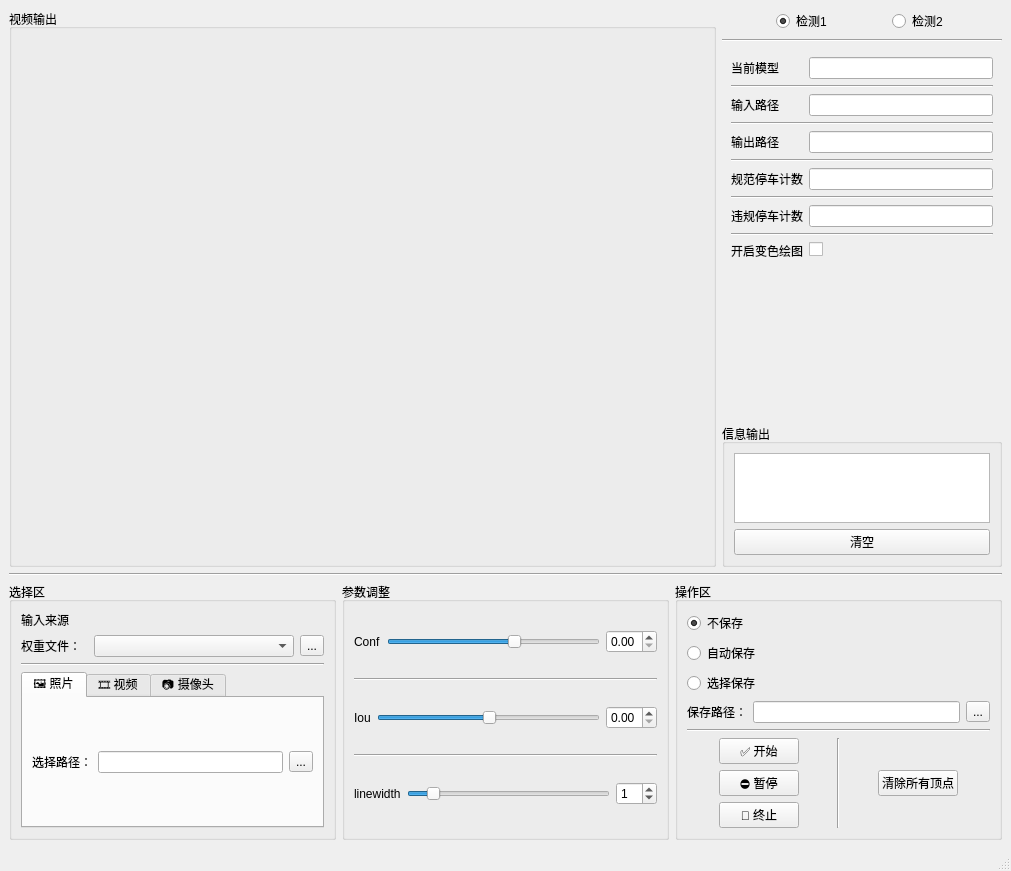
<?xml version="1.0" encoding="UTF-8"?>
<ui version="4.0">
 <class>MainWindow</class>
 <widget class="QMainWindow" name="MainWindow">
  <property name="geometry">
   <rect>
    <x>0</x>
    <y>0</y>
    <width>1011</width>
    <height>871</height>
   </rect>
  </property>
  <property name="windowTitle">
   <string>MainWindow</string>
  </property>
  <widget class="QWidget" name="centralwidget">
   <layout class="QGridLayout" name="gridLayout">
    <item row="0" column="0">
     <layout class="QVBoxLayout" name="verticalLayout_13" stretch="3,0,1">
      <item>
       <layout class="QHBoxLayout" name="horizontalLayout_4" stretch="5,0">
        <item>
         <widget class="QGroupBox" name="groupBox">
          <property name="sizePolicy">
           <sizepolicy hsizetype="Preferred" vsizetype="Preferred">
            <horstretch>0</horstretch>
            <verstretch>5</verstretch>
           </sizepolicy>
          </property>
          <property name="title">
           <string>视频输出</string>
          </property>
          <layout class="QHBoxLayout" name="horizontalLayout_15">
           <item>
            <layout class="QHBoxLayout" name="horizontalLayout" stretch="1,1">
             <item>
              <widget class="QLabel" name="label_primary">
               <property name="sizePolicy">
                <sizepolicy hsizetype="Expanding" vsizetype="Expanding">
                 <horstretch>0</horstretch>
                 <verstretch>0</verstretch>
                </sizepolicy>
               </property>
               <property name="text">
                <string/>
               </property>
              </widget>
             </item>
             <item>
              <widget class="QLabel" name="label_result">
               <property name="sizePolicy">
                <sizepolicy hsizetype="Expanding" vsizetype="Expanding">
                 <horstretch>0</horstretch>
                 <verstretch>0</verstretch>
                </sizepolicy>
               </property>
               <property name="text">
                <string/>
               </property>
              </widget>
             </item>
            </layout>
           </item>
          </layout>
         </widget>
        </item>
        <item>
         <layout class="QVBoxLayout" name="verticalLayout_10" stretch="3,1">
          <item>
           <layout class="QVBoxLayout" name="verticalLayout_2" stretch="1,0,5">
            <item>
             <layout class="QHBoxLayout" name="horizontalLayout_2">
              <item>
               <widget class="QRadioButton" name="rbtn_detect_sleeping">
                <property name="sizePolicy">
                 <sizepolicy hsizetype="Fixed" vsizetype="Fixed">
                  <horstretch>0</horstretch>
                  <verstretch>0</verstretch>
                 </sizepolicy>
                </property>
                <property name="styleSheet">
                 <string notr="true">font: 20pt &quot;等线&quot;;</string>
                </property>
                <property name="text">
                 <string>检测1</string>
                </property>
                <property name="checked">
                 <bool>true</bool>
                </property>
                <attribute name="buttonGroup">
                 <string notr="true">buttonGroup</string>
                </attribute>
               </widget>
              </item>
              <item>
               <widget class="QRadioButton" name="rbtn_detect_polygon">
                <property name="sizePolicy">
                 <sizepolicy hsizetype="Fixed" vsizetype="Fixed">
                  <horstretch>0</horstretch>
                  <verstretch>0</verstretch>
                 </sizepolicy>
                </property>
                <property name="styleSheet">
                 <string notr="true">font: 20pt &quot;等线&quot;;</string>
                </property>
                <property name="text">
                 <string>检测2</string>
                </property>
                <attribute name="buttonGroup">
                 <string notr="true">buttonGroup</string>
                </attribute>
               </widget>
              </item>
             </layout>
            </item>
            <item>
             <widget class="Line" name="line_5">
              <property name="orientation">
               <enum>Qt::Horizontal</enum>
              </property>
             </widget>
            </item>
            <item>
             <widget class="QStackedWidget" name="stackedWidget">
              <property name="currentIndex">
               <number>1</number>
              </property>
              <widget class="QWidget" name="page_detect_sleeping">
               <property name="styleSheet">
                <string notr="true">font: 11pt &quot;等线&quot;;</string>
               </property>
               <layout class="QGridLayout" name="gridLayout_3">
                <item row="0" column="1">
                 <layout class="QFormLayout" name="formLayout_detect_sleeping">
                  <item row="0" column="0">
                   <widget class="QLabel" name="Label">
                    <property name="styleSheet">
                     <string notr="true">font: 16pt &quot;等线&quot;</string>
                    </property>
                    <property name="text">
                     <string>当前模型</string>
                    </property>
                   </widget>
                  </item>
                  <item row="0" column="1">
                   <widget class="QLineEdit" name="lineEdit_cur_model1">
                    <property name="styleSheet">
                     <string notr="true">font: 16pt &quot;等线&quot;</string>
                    </property>
                   </widget>
                  </item>
                  <item row="1" column="0" colspan="2">
                   <widget class="Line" name="line_2">
                    <property name="orientation">
                     <enum>Qt::Horizontal</enum>
                    </property>
                   </widget>
                  </item>
                  <item row="2" column="0">
                   <widget class="QLabel" name="Label_3">
                    <property name="styleSheet">
                     <string notr="true">font: 16pt &quot;等线&quot;</string>
                    </property>
                    <property name="text">
                     <string>输入路径</string>
                    </property>
                   </widget>
                  </item>
                  <item row="2" column="1">
                   <widget class="QLineEdit" name="lineEdit_inputfolder1">
                    <property name="styleSheet">
                     <string notr="true">font: 16pt &quot;等线&quot;</string>
                    </property>
                   </widget>
                  </item>
                  <item row="3" column="0" colspan="2">
                   <widget class="Line" name="line_3">
                    <property name="orientation">
                     <enum>Qt::Horizontal</enum>
                    </property>
                   </widget>
                  </item>
                  <item row="4" column="0">
                   <widget class="QLabel" name="Label_4">
                    <property name="styleSheet">
                     <string notr="true">font: 16pt &quot;等线&quot;</string>
                    </property>
                    <property name="text">
                     <string>输出路径</string>
                    </property>
                   </widget>
                  </item>
                  <item row="4" column="1">
                   <widget class="QLineEdit" name="lineEdit_outputfolder1">
                    <property name="styleSheet">
                     <string notr="true">font: 16pt &quot;等线&quot;</string>
                    </property>
                   </widget>
                  </item>
                  <item row="5" column="0" colspan="2">
                   <widget class="Line" name="line_4">
                    <property name="orientation">
                     <enum>Qt::Horizontal</enum>
                    </property>
                   </widget>
                  </item>
                  <item row="6" column="0">
                   <widget class="QLabel" name="label_9">
                    <property name="styleSheet">
                     <string notr="true">font: 16pt &quot;等线&quot;</string>
                    </property>
                    <property name="text">
                     <string>ID与计时</string>
                    </property>
                   </widget>
                  </item>
                 </layout>
                </item>
               </layout>
              </widget>
              <widget class="QWidget" name="page_detect_polygon">
               <layout class="QGridLayout" name="gridLayout_2">
                <item row="0" column="0">
                 <layout class="QFormLayout" name="formLayout_detect_polygon">
                  <item row="0" column="0">
                   <widget class="QLabel" name="Label_2">
                    <property name="styleSheet">
                     <string notr="true">font: 16pt &quot;等线&quot;</string>
                    </property>
                    <property name="text">
                     <string>当前模型</string>
                    </property>
                   </widget>
                  </item>
                  <item row="0" column="1">
                   <widget class="QLineEdit" name="lineEdit_cur_model2">
                    <property name="styleSheet">
                     <string notr="true">font: 16pt &quot;等线&quot;</string>
                    </property>
                   </widget>
                  </item>
                  <item row="2" column="0">
                   <widget class="QLabel" name="Label_5">
                    <property name="styleSheet">
                     <string notr="true">font: 16pt &quot;等线&quot;</string>
                    </property>
                    <property name="text">
                     <string>输入路径</string>
                    </property>
                   </widget>
                  </item>
                  <item row="2" column="1">
                   <widget class="QLineEdit" name="lineEdit_inputfolder2">
                    <property name="styleSheet">
                     <string notr="true">font: 16pt &quot;等线&quot;</string>
                    </property>
                   </widget>
                  </item>
                  <item row="4" column="0">
                   <widget class="QLabel" name="Label_6">
                    <property name="styleSheet">
                     <string notr="true">font: 16pt &quot;等线&quot;</string>
                    </property>
                    <property name="text">
                     <string>输出路径</string>
                    </property>
                   </widget>
                  </item>
                  <item row="4" column="1">
                   <widget class="QLineEdit" name="lineEdit_outputfolder2">
                    <property name="styleSheet">
                     <string notr="true">font: 16pt &quot;等线&quot;</string>
                    </property>
                   </widget>
                  </item>
                  <item row="6" column="0">
                   <widget class="QLabel" name="Label_7">
                    <property name="styleSheet">
                     <string notr="true">font: 16pt &quot;等线&quot;</string>
                    </property>
                    <property name="text">
                     <string>规范停车计数</string>
                    </property>
                   </widget>
                  </item>
                  <item row="6" column="1">
                   <widget class="QLineEdit" name="lineEdit_standard_parking_count">
                    <property name="styleSheet">
                     <string notr="true">font: 16pt &quot;等线&quot;</string>
                    </property>
                   </widget>
                  </item>
                  <item row="8" column="0">
                   <widget class="QLabel" name="Label_8">
                    <property name="styleSheet">
                     <string notr="true">font: 16pt &quot;等线&quot;</string>
                    </property>
                    <property name="text">
                     <string>违规停车计数</string>
                    </property>
                   </widget>
                  </item>
                  <item row="8" column="1">
                   <widget class="QLineEdit" name="lineEdit_illegal_parking_count">
                    <property name="styleSheet">
                     <string notr="true">font: 16pt &quot;等线&quot;</string>
                    </property>
                   </widget>
                  </item>
                  <item row="10" column="0">
                   <widget class="QLabel" name="Label_9">
                    <property name="styleSheet">
                     <string notr="true">font: 16pt &quot;等线&quot;</string>
                    </property>
                    <property name="text">
                     <string>开启变色绘图</string>
                    </property>
                   </widget>
                  </item>
                  <item row="10" column="1">
                   <widget class="QCheckBox" name="chkbox_open_userdefined_paint">
                    <property name="minimumSize">
                     <size>
                      <width>10</width>
                      <height>10</height>
                     </size>
                    </property>
                    <property name="iconSize">
                     <size>
                      <width>20</width>
                      <height>20</height>
                     </size>
                    </property>
                   </widget>
                  </item>
                  <item row="1" column="0" colspan="2">
                   <widget class="Line" name="line_6">
                    <property name="orientation">
                     <enum>Qt::Horizontal</enum>
                    </property>
                   </widget>
                  </item>
                  <item row="3" column="0" colspan="2">
                   <widget class="Line" name="line_7">
                    <property name="orientation">
                     <enum>Qt::Horizontal</enum>
                    </property>
                   </widget>
                  </item>
                  <item row="5" column="0" colspan="2">
                   <widget class="Line" name="line_8">
                    <property name="orientation">
                     <enum>Qt::Horizontal</enum>
                    </property>
                   </widget>
                  </item>
                  <item row="7" column="0" colspan="2">
                   <widget class="Line" name="line_9">
                    <property name="orientation">
                     <enum>Qt::Horizontal</enum>
                    </property>
                   </widget>
                  </item>
                  <item row="9" column="0" colspan="2">
                   <widget class="Line" name="line_10">
                    <property name="orientation">
                     <enum>Qt::Horizontal</enum>
                    </property>
                   </widget>
                  </item>
                 </layout>
                </item>
               </layout>
              </widget>
             </widget>
            </item>
           </layout>
          </item>
          <item>
           <widget class="QGroupBox" name="groupBox_2">
            <property name="sizePolicy">
             <sizepolicy hsizetype="Preferred" vsizetype="Preferred">
              <horstretch>0</horstretch>
              <verstretch>2</verstretch>
             </sizepolicy>
            </property>
            <property name="styleSheet">
             <string notr="true">font: 16pt &quot;等线&quot;</string>
            </property>
            <property name="title">
             <string>信息输出</string>
            </property>
            <layout class="QVBoxLayout" name="verticalLayout">
             <item>
              <widget class="QTextBrowser" name="textLog"/>
             </item>
             <item>
              <widget class="QPushButton" name="btn_empty_textLog">
               <property name="styleSheet">
                <string notr="true">font: 16pt &quot;等线&quot;</string>
               </property>
               <property name="text">
                <string>清空</string>
               </property>
              </widget>
             </item>
            </layout>
           </widget>
          </item>
         </layout>
        </item>
       </layout>
      </item>
      <item>
       <widget class="Line" name="line_15">
        <property name="orientation">
         <enum>Qt::Horizontal</enum>
        </property>
       </widget>
      </item>
      <item>
       <layout class="QHBoxLayout" name="horizontalLayout_13">
        <property name="topMargin">
         <number>0</number>
        </property>
        <item>
         <widget class="QGroupBox" name="groupBox_3">
          <property name="sizePolicy">
           <sizepolicy hsizetype="Preferred" vsizetype="Preferred">
            <horstretch>0</horstretch>
            <verstretch>4</verstretch>
           </sizepolicy>
          </property>
          <property name="styleSheet">
           <string notr="true">font: 16pt &quot;等线&quot;</string>
          </property>
          <property name="title">
           <string>选择区</string>
          </property>
          <layout class="QVBoxLayout" name="verticalLayout_8" stretch="0,0">
           <item>
            <widget class="QLabel" name="label_2">
             <property name="text">
              <string>输入来源</string>
             </property>
            </widget>
           </item>
           <item>
            <layout class="QVBoxLayout" name="verticalLayout_4" stretch="1,0,1">
             <item>
              <layout class="QHBoxLayout" name="horizontalLayout_3" stretch="1,3,1">
               <item>
                <widget class="QLabel" name="label">
                 <property name="sizePolicy">
                  <sizepolicy hsizetype="Preferred" vsizetype="Preferred">
                   <horstretch>1</horstretch>
                   <verstretch>0</verstretch>
                  </sizepolicy>
                 </property>
                 <property name="text">
                  <string>权重文件：</string>
                 </property>
                </widget>
               </item>
               <item>
                <widget class="QComboBox" name="cbBox_modelinfor">
                 <property name="sizePolicy">
                  <sizepolicy hsizetype="Preferred" vsizetype="Fixed">
                   <horstretch>3</horstretch>
                   <verstretch>0</verstretch>
                  </sizepolicy>
                 </property>
                </widget>
               </item>
               <item>
                <widget class="QToolButton" name="tbtn_selectmodel">
                 <property name="sizePolicy">
                  <sizepolicy hsizetype="Fixed" vsizetype="Fixed">
                   <horstretch>2</horstretch>
                   <verstretch>0</verstretch>
                  </sizepolicy>
                 </property>
                 <property name="text">
                  <string>...</string>
                 </property>
                </widget>
               </item>
              </layout>
             </item>
             <item>
              <widget class="Line" name="line_14">
               <property name="orientation">
                <enum>Qt::Horizontal</enum>
               </property>
              </widget>
             </item>
             <item>
              <layout class="QHBoxLayout" name="horizontalLayout_18">
               <property name="spacing">
                <number>6</number>
               </property>
               <item>
                <widget class="QTabWidget" name="tabWidget">
                 <property name="currentIndex">
                  <number>0</number>
                 </property>
                 <widget class="QWidget" name="tab_photo">
                  <attribute name="title">
                   <string>🖼️ 照片</string>
                  </attribute>
                  <layout class="QVBoxLayout" name="verticalLayout_11">
                   <item>
                    <layout class="QHBoxLayout" name="horizontalLayout_10">
                     <item>
                      <widget class="QLabel" name="label_3">
                       <property name="text">
                        <string>选择路径：</string>
                       </property>
                      </widget>
                     </item>
                     <item>
                      <widget class="QLineEdit" name="lineEidt_photo"/>
                     </item>
                     <item>
                      <widget class="QToolButton" name="tbtn_selectphoto">
                       <property name="text">
                        <string>...</string>
                       </property>
                      </widget>
                     </item>
                    </layout>
                   </item>
                  </layout>
                 </widget>
                 <widget class="QWidget" name="tab_video">
                  <attribute name="title">
                   <string>🎞️ 视频</string>
                  </attribute>
                  <layout class="QHBoxLayout" name="horizontalLayout_9">
                   <item>
                    <widget class="QLabel" name="label_4">
                     <property name="text">
                      <string>选择路径：</string>
                     </property>
                    </widget>
                   </item>
                   <item>
                    <widget class="QLineEdit" name="lineEdit_video"/>
                   </item>
                   <item>
                    <widget class="QToolButton" name="tbtn_selectvideo">
                     <property name="text">
                      <string>...</string>
                     </property>
                    </widget>
                   </item>
                  </layout>
                 </widget>
                 <widget class="QWidget" name="tab_camera">
                  <attribute name="title">
                   <string>📷 摄像头</string>
                  </attribute>
                  <layout class="QHBoxLayout" name="horizontalLayout_12">
                   <item>
                    <layout class="QVBoxLayout" name="verticalLayout_12" stretch="1,3">
                     <item>
                      <layout class="QHBoxLayout" name="horizontalLayout_16">
                       <item>
                        <widget class="QPushButton" name="btn_initcamera">
                         <property name="sizePolicy">
                          <sizepolicy hsizetype="Fixed" vsizetype="Fixed">
                           <horstretch>0</horstretch>
                           <verstretch>0</verstretch>
                          </sizepolicy>
                         </property>
                         <property name="text">
                          <string>初始化摄像头</string>
                         </property>
                        </widget>
                       </item>
                      </layout>
                     </item>
                     <item>
                      <layout class="QHBoxLayout" name="horizontalLayout_11">
                       <item>
                        <widget class="QComboBox" name="cbBox_selectcamara">
                         <property name="sizePolicy">
                          <sizepolicy hsizetype="Preferred" vsizetype="Fixed">
                           <horstretch>5</horstretch>
                           <verstretch>0</verstretch>
                          </sizepolicy>
                         </property>
                        </widget>
                       </item>
                       <item>
                        <widget class="QPushButton" name="btn_selectcamera">
                         <property name="sizePolicy">
                          <sizepolicy hsizetype="Minimum" vsizetype="Fixed">
                           <horstretch>2</horstretch>
                           <verstretch>0</verstretch>
                          </sizepolicy>
                         </property>
                         <property name="text">
                          <string>选择</string>
                         </property>
                        </widget>
                       </item>
                      </layout>
                     </item>
                    </layout>
                   </item>
                  </layout>
                 </widget>
                </widget>
               </item>
              </layout>
             </item>
            </layout>
           </item>
          </layout>
         </widget>
        </item>
        <item>
         <widget class="QGroupBox" name="groupBox_4">
          <property name="sizePolicy">
           <sizepolicy hsizetype="Preferred" vsizetype="Preferred">
            <horstretch>0</horstretch>
            <verstretch>2</verstretch>
           </sizepolicy>
          </property>
          <property name="styleSheet">
           <string notr="true">font: 16pt &quot;等线&quot;</string>
          </property>
          <property name="title">
           <string>参数调整</string>
          </property>
          <layout class="QVBoxLayout" name="verticalLayout_5">
           <item>
            <layout class="QHBoxLayout" name="horizontalLayout_5">
             <item>
              <widget class="QLabel" name="label_6">
               <property name="text">
                <string>Conf</string>
               </property>
              </widget>
             </item>
             <item>
              <widget class="QSlider" name="HSlider_Conf">
               <property name="value">
                <number>60</number>
               </property>
               <property name="orientation">
                <enum>Qt::Horizontal</enum>
               </property>
              </widget>
             </item>
             <item>
              <widget class="QDoubleSpinBox" name="dspinBox_conf">
               <property name="maximum">
                <double>1.000000000000000</double>
               </property>
               <property name="singleStep">
                <double>0.050000000000000</double>
               </property>
              </widget>
             </item>
            </layout>
           </item>
           <item>
            <widget class="Line" name="line_11">
             <property name="orientation">
              <enum>Qt::Horizontal</enum>
             </property>
            </widget>
           </item>
           <item>
            <layout class="QHBoxLayout" name="horizontalLayout_6">
             <item>
              <widget class="QLabel" name="label_7">
               <property name="text">
                <string>Iou</string>
               </property>
              </widget>
             </item>
             <item>
              <widget class="QSlider" name="HSlider_Iou">
               <property name="value">
                <number>50</number>
               </property>
               <property name="orientation">
                <enum>Qt::Horizontal</enum>
               </property>
              </widget>
             </item>
             <item>
              <widget class="QDoubleSpinBox" name="dspinBox_Iou">
               <property name="maximum">
                <double>1.000000000000000</double>
               </property>
               <property name="singleStep">
                <double>0.050000000000000</double>
               </property>
              </widget>
             </item>
            </layout>
           </item>
           <item>
            <widget class="Line" name="line_12">
             <property name="orientation">
              <enum>Qt::Horizontal</enum>
             </property>
            </widget>
           </item>
           <item>
            <layout class="QHBoxLayout" name="horizontalLayout_17">
             <item>
              <widget class="QLabel" name="label_5">
               <property name="text">
                <string>linewidth</string>
               </property>
              </widget>
             </item>
             <item>
              <widget class="QSlider" name="HSlider_linewidth">
               <property name="minimum">
                <number>0</number>
               </property>
               <property name="maximum">
                <number>99</number>
               </property>
               <property name="value">
                <number>10</number>
               </property>
               <property name="orientation">
                <enum>Qt::Horizontal</enum>
               </property>
               <property name="tickInterval">
                <number>0</number>
               </property>
              </widget>
             </item>
             <item>
              <widget class="QSpinBox" name="spinbox_linewidth">
               <property name="maximum">
                <number>10</number>
               </property>
               <property name="value">
                <number>1</number>
               </property>
              </widget>
             </item>
            </layout>
           </item>
          </layout>
         </widget>
        </item>
        <item>
         <widget class="QGroupBox" name="groupBox_5">
          <property name="sizePolicy">
           <sizepolicy hsizetype="Preferred" vsizetype="Preferred">
            <horstretch>0</horstretch>
            <verstretch>4</verstretch>
           </sizepolicy>
          </property>
          <property name="styleSheet">
           <string notr="true">font: 16pt &quot;等线&quot;</string>
          </property>
          <property name="title">
           <string>操作区</string>
          </property>
          <layout class="QGridLayout" name="gridLayout_4">
           <item row="0" column="0">
            <layout class="QVBoxLayout" name="verticalLayout_3">
             <item>
              <widget class="QRadioButton" name="rbtn_nosave">
               <property name="styleSheet">
                <string notr="true">font: 16pt &quot;等线&quot;</string>
               </property>
               <property name="text">
                <string>不保存</string>
               </property>
               <property name="checked">
                <bool>true</bool>
               </property>
              </widget>
             </item>
             <item>
              <widget class="QRadioButton" name="rbtn_autosave">
               <property name="styleSheet">
                <string notr="true">font: 16pt &quot;等线&quot;</string>
               </property>
               <property name="text">
                <string>自动保存</string>
               </property>
               <property name="checked">
                <bool>false</bool>
               </property>
              </widget>
             </item>
             <item>
              <widget class="QRadioButton" name="rbtn_selectsave">
               <property name="styleSheet">
                <string notr="true">font: 16pt &quot;等线&quot;</string>
               </property>
               <property name="text">
                <string>选择保存</string>
               </property>
              </widget>
             </item>
            </layout>
           </item>
           <item row="1" column="0">
            <layout class="QHBoxLayout" name="horizontalLayout_7">
             <item>
              <widget class="QLabel" name="label_8">
               <property name="styleSheet">
                <string notr="true">font: 16pt &quot;等线&quot;</string>
               </property>
               <property name="text">
                <string>保存路径：</string>
               </property>
              </widget>
             </item>
             <item>
              <widget class="QLineEdit" name="lineEdit_save"/>
             </item>
             <item>
              <widget class="QToolButton" name="tbtn_save">
               <property name="styleSheet">
                <string notr="true">font: 16pt &quot;等线&quot;</string>
               </property>
               <property name="text">
                <string>...</string>
               </property>
              </widget>
             </item>
            </layout>
           </item>
           <item row="3" column="0">
            <layout class="QHBoxLayout" name="horizontalLayout_8">
             <item>
              <layout class="QVBoxLayout" name="verticalLayout_6">
               <item>
                <widget class="QPushButton" name="btn_start">
                 <property name="sizePolicy">
                  <sizepolicy hsizetype="Fixed" vsizetype="Fixed">
                   <horstretch>0</horstretch>
                   <verstretch>0</verstretch>
                  </sizepolicy>
                 </property>
                 <property name="styleSheet">
                  <string notr="true">font: 16pt &quot;等线&quot;</string>
                 </property>
                 <property name="text">
                  <string>✅ 开始</string>
                 </property>
                </widget>
               </item>
               <item>
                <widget class="QPushButton" name="btn_pause">
                 <property name="sizePolicy">
                  <sizepolicy hsizetype="Fixed" vsizetype="Fixed">
                   <horstretch>0</horstretch>
                   <verstretch>0</verstretch>
                  </sizepolicy>
                 </property>
                 <property name="styleSheet">
                  <string notr="true">font: 16pt &quot;等线&quot;</string>
                 </property>
                 <property name="text">
                  <string>⛔ 暂停</string>
                 </property>
                </widget>
               </item>
               <item>
                <widget class="QPushButton" name="btn_termination">
                 <property name="sizePolicy">
                  <sizepolicy hsizetype="Fixed" vsizetype="Fixed">
                   <horstretch>0</horstretch>
                   <verstretch>0</verstretch>
                  </sizepolicy>
                 </property>
                 <property name="styleSheet">
                  <string notr="true">font: 16pt &quot;等线&quot;</string>
                 </property>
                 <property name="text">
                  <string>🔴 终止</string>
                 </property>
                </widget>
               </item>
              </layout>
             </item>
             <item>
              <widget class="Line" name="line">
               <property name="orientation">
                <enum>Qt::Vertical</enum>
               </property>
              </widget>
             </item>
             <item>
              <layout class="QVBoxLayout" name="verticalLayout_14">
               <item>
                <widget class="QPushButton" name="btn_clear_polygon">
                 <property name="sizePolicy">
                  <sizepolicy hsizetype="Fixed" vsizetype="Fixed">
                   <horstretch>0</horstretch>
                   <verstretch>0</verstretch>
                  </sizepolicy>
                 </property>
                 <property name="styleSheet">
                  <string notr="true">font: 16pt &quot;等线&quot;</string>
                 </property>
                 <property name="text">
                  <string>清除所有顶点</string>
                 </property>
                </widget>
               </item>
              </layout>
             </item>
            </layout>
           </item>
           <item row="2" column="0">
            <widget class="Line" name="line_13">
             <property name="orientation">
              <enum>Qt::Horizontal</enum>
             </property>
            </widget>
           </item>
          </layout>
         </widget>
        </item>
       </layout>
      </item>
     </layout>
    </item>
   </layout>
  </widget>
  <widget class="QMenuBar" name="menubar">
   <property name="geometry">
    <rect>
     <x>0</x>
     <y>0</y>
     <width>1011</width>
     <height>22</height>
    </rect>
   </property>
  </widget>
  <widget class="QStatusBar" name="statusbar"/>
 </widget>
 <resources/>
 <connections/>
 <buttongroups>
  <buttongroup name="buttonGroup"/>
 </buttongroups>
</ui>
